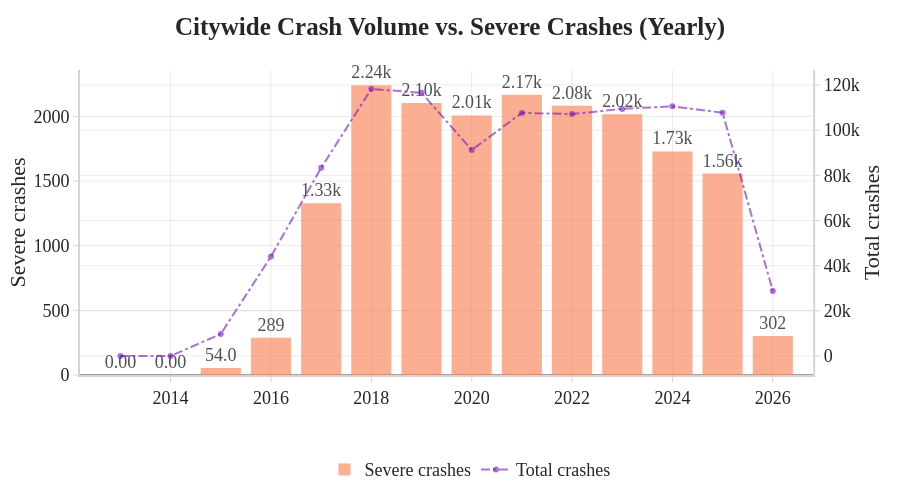

The cell this chart's notebook holds for it:
### Markdown cell above
# 3. Data Analysis

### Exploratory Analysis — What the Initial Plots Show

The four plots below establish the baseline context for the rest of the analysis.

### Code cell
### Yearly totals vs severe crashes (citywide)
yearly_basic = (
    crash_base_basic.dropna(subset=["CRASH_YEAR"]) 
    .groupby("CRASH_YEAR", as_index=False)
    .agg(
        total_crashes=("CRASH_RECORD_ID", "nunique"),
        severe_crashes=("is_severe_crash", "sum"),
    )
    .sort_values("CRASH_YEAR")
)
yearly_basic["severe_rate_pct"] = (
    yearly_basic["severe_crashes"] / yearly_basic["total_crashes"] * 100
).round(2)

yearly_basic.tail(10)

fig_basic = make_subplots(specs=[[{"secondary_y": True}]])
fig_basic.add_trace(
    go.Bar(
        x=yearly_basic["CRASH_YEAR"],
        y=yearly_basic["severe_crashes"],
        text=yearly_basic["severe_crashes"],
        texttemplate="%{text:.3s}",
        textposition="outside",
        cliponaxis=False,
        name="Severe crashes",
        marker_color=ORANGE,
        opacity=0.8,
    ),
    secondary_y=False,
)
fig_basic.add_trace(
    go.Scatter(
        x=yearly_basic["CRASH_YEAR"],
        y=yearly_basic["total_crashes"],
        name="Total crashes",
        mode="lines+markers",
        line=dict(color=PURPLE, width=2, dash="dashdot"),
    ),
    secondary_y=True,
)

_simple_layout(fig_basic, "", height=500)
fig_basic.update_layout(
    title=dict(text="<b>Citywide Crash Volume vs. Severe Crashes (Yearly)</b>", x=0.5, xanchor="center"),
    legend=dict(orientation="h", yanchor="top", y=-0.25, xanchor="center", x=0.5),
    margin=dict(l=80, r=40, t=70, b=80),
)
fig_basic.update_yaxes(title_text="Severe crashes", secondary_y=False)
fig_basic.update_yaxes(title_text="Total crashes", secondary_y=True, zeroline=False)
fig_basic.show()

### Figure 1 — Plotly figure (JSON) as saved in the notebook; plotly's stock layout.template omitted (floating-point values rounded to 4 significant figures)
{"data": [{"cliponaxis": false, "marker": {"color": "rgba(252, 130, 87, 0.8)"}, "name": "Severe crashes", "opacity": 0.8, "text": [0.0, 0.0, 54.0, 289.0, 1329.0, 2241.0, 2104.0, 2008.0, 2168.0, 2083.0, 2017.0, 1729.0, 1558.0, 302.0], "textposition": "outside", "texttemplate": "%{text:.3s}", "type": "bar", "x": [2013, 2014, 2015, 2016, 2017, 2018, 2019, 2020, 2021, 2022, 2023, 2024, 2025, 2026], "xaxis": "x", "y": [0, 0, 54, 289, 1329, 2241, 2104, 2008, 2168, 2083, 2017, 1729, 1558, 302], "yaxis": "y"}, {"line": {"color": "rgba(118, 21, 187, 0.6)", "dash": "dashdot", "width": 2}, "mode": "lines+markers", "name": "Total crashes", "type": "scatter", "x": [2013, 2014, 2015, 2016, 2017, 2018, 2019, 2020, 2021, 2022, 2023, 2024, 2025, 2026], "xaxis": "x", "y": [2, 6, 9772, 44032, 83320, 118234, 116561, 91240, 107660, 107135, 109423, 110579, 107714, 28837], "yaxis": "y2"}], "layout": {"font": {"color": "#262626", "family": "Tiempos Text Font", "size": 18}, "height": 500, "legend": {"orientation": "h", "x": 0.5, "xanchor": "center", "y": -0.25, "yanchor": "top"}, "margin": {"b": 80, "l": 80, "r": 40, "t": 70}, "paper_bgcolor": "white", "plot_bgcolor": "white", "title": {"text": "<b>Citywide Crash Volume vs. Severe Crashes (Yearly)</b>", "x": 0.5, "xanchor": "center"}, "xaxis": {"anchor": "y", "domain": [0, 0.94], "gridcolor": "rgba(0,0,0,0.08)", "linecolor": "#D4D4D4", "linewidth": 2, "showgrid": true, "tickcolor": "#D4D4D4", "title": {"font": {"color": "#262626"}}}, "yaxis": {"anchor": "x", "domain": [0, 1], "gridcolor": "rgba(0,0,0,0.08)", "linecolor": "#D4D4D4", "linewidth": 2, "showgrid": true, "tickcolor": "#D4D4D4", "title": {"font": {"color": "#262626"}, "text": "Severe crashes"}}, "yaxis2": {"anchor": "x", "gridcolor": "rgba(0,0,0,0.08)", "linecolor": "#D4D4D4", "linewidth": 2, "overlaying": "y", "showgrid": true, "side": "right", "tickcolor": "#D4D4D4", "title": {"font": {"color": "#262626"}, "text": "Total crashes"}, "zeroline": false}}}
